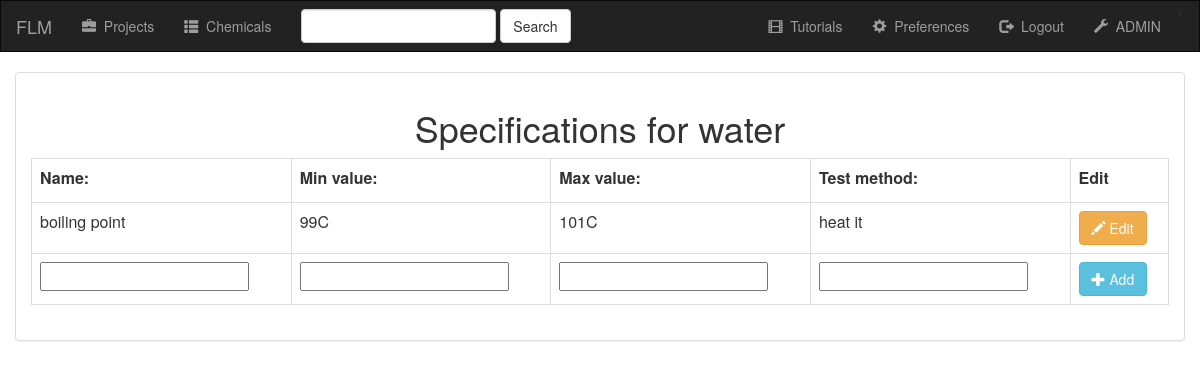
The app's page /chemical/chemical/1 (signed in) with its own data.
### chemical/models.py (models this page shows, shortened)
class Chemical(models.Model):
    name = models.CharField( max_length=255,)
    description = models.CharField( max_length=255, )
    createdBy = models.ForeignKey(User, default=1)
    permissions = models.CharField(max_length=255, )
    updatedAt = models.DateTimeField('date created', default=datetime.now)
    def __str__(self):
        return self.name

class Specification(models.Model):
    chemical = models.ForeignKey(Chemical, on_delete=models.CASCADE)
    name = models.CharField( max_length=255,)
    max_value = models.CharField( max_length=255,)
    min_value = models.CharField(max_length=255,)
    test_method = models.CharField( max_length=255,)
    createdBy = models.ForeignKey(User, default=1)
    permissions = models.CharField(max_length=255,)
    updatedAt = models.DateTimeField('date created', default=datetime.now)

### chemical/views.py (the view)
# urls.py: url(r'^chemical/(?P<chemical_id>[0-9]+)$', views.chemical, name='chemical'),
def chemical(request, chemical_id):
    if not request.user.is_authenticated():
        return render(request, 'intro/login.html')
    else:
        chemical_name = get_object_or_404(Chemical, id = chemical_id)
        chemical = Chemical.objects.filter(id = chemical_id)
        specifications = Specification.objects.filter(chemical = chemical_id)
        form = SpecificationForm(request.POST or None, request.FILES or None)
        if form.is_valid():
            specification = form.save(commit=False)
            specification.chemical = chemical_name
            specification.save()
        form = SpecificationForm()
        context = {
            "form": form,
            'specifications': specifications,
            "chemical": chemical,
            'chemical_name': chemical_name
        }
    return render(request, 'chemical/chemical.html', context)

### chemical/forms.py
class SpecificationForm(forms.ModelForm):
    class Meta:
        model = Specification
        fields = ['name', 'min_value', 'max_value', 'test_method']

### chemical/templates/chemical/chemical.html (shortened to what this page needs)
{% extends 'intro/navigation.html' %}
{% block body %}
<div class = "container">
     <div class="row">
            <div class="panel panel-default">
                <div class="panel-body">
<h1>Specifications for {{ chemical_name}}</h1>
<form class="form-horizontal" role="form" action="" method="post" enctype="multipart/form-data">
                        <table class="table table-bordered">
                            {% for field in form %}
                            <th>{{ field.label_tag }}</th>
                             {% endfor %}
                             <th>Edit</th>
                             {% for spec in specifications %}
                             <tr>
                                 <td>{{ spec.name }}</td><td>{{ spec.min_value }}</td><td>{{ spec.max_value }}</td><td>{{ spec.test_method }}</td>
                                 <td><a href ="#"><button class="btn btn-warning"><span class="glyphicon glyphicon-pencil" aria-hidden="true"></span>&nbsp;Edit</button></a></td>
                             </tr>
                             {% endfor %}
                            <tr>
                                {% for field in form %}
                                <td>{{ field }}</td>
                                  {% endfor %}
                                  <td><button type="submit" class="btn btn-info"><span class="glyphicon glyphicon-plus" aria-hidden="true"></span>&nbsp;Add</button></td>
                            </tr>
                        </table>
                    </form>
                </div>
            </div>
        </div>
</div>
{% endblock %}

### chemical/static/chemical/style.css (style rules this page uses)
h1, h2, h3 { text-align: center; }

### records on screen
Chemical: name "water"
Specification: name "boiling point", min_value "99C", max_value "101C", test_method "heat it"

### other values on screen
{{ field.label_tag }} "Name:" "Min value:" "Max value:" "Test method:"
